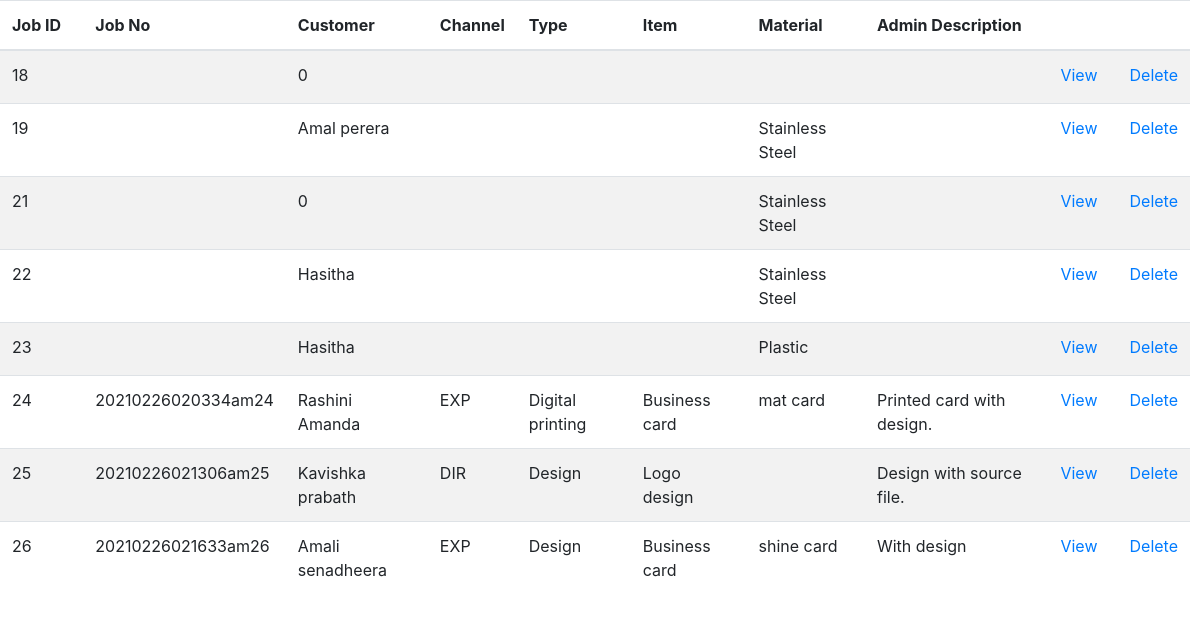
/tables/inbound_requests_table.php (signed in), run on an earlier commit of the app's database.
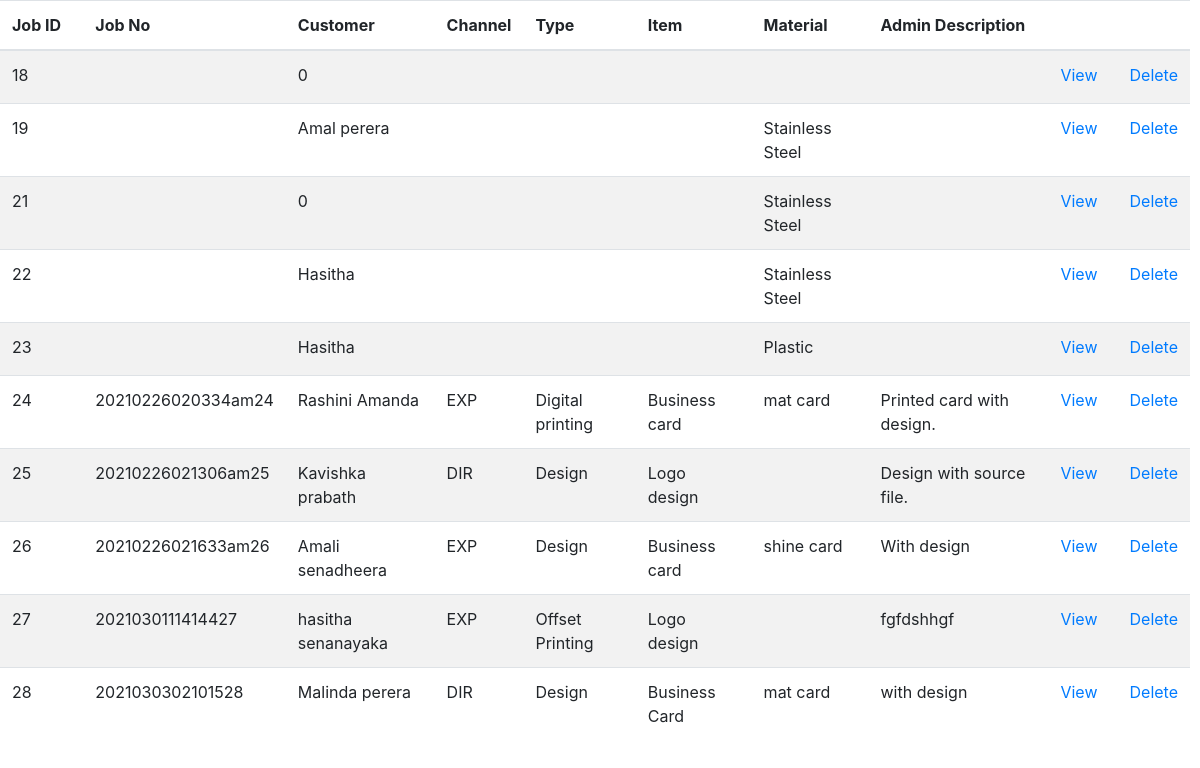
And on a later commit of the database.
### tables this page shows
CREATE TABLE `jobs` (
  `id` int(11) NOT NULL,
  `job_no` varchar(100) NOT NULL,
  `customer` varchar(400) NOT NULL,
  `channel` varchar(100) NOT NULL,
  `job_type` varchar(100) NOT NULL,
  `product` varchar(100) NOT NULL,
  `category` varchar(100) NOT NULL,
  `material` varchar(64) NOT NULL,
  `size` varchar(50) NOT NULL,
  `bind` varchar(50) NOT NULL,
  `colour` varchar(20) NOT NULL,
  `user_description` varchar(250) NOT NULL,
  `date` date NOT NULL,
  `quantity` decimal(10,2) NOT NULL,
  `budget` decimal(10,2) NOT NULL,
  `discount` decimal(10,2) NOT NULL,
  `discounted` decimal(10,2) NOT NULL,
  `ad_pay_amount` decimal(10,2) NOT NULL,
  `rest` decimal(10,2) NOT NULL,
  `admin_description` varchar(250) NOT NULL,
  `state` enum('request','design','production','reject','QA','complete','dispatch') NOT NULL,
  `accepted_by` varchar(100) NOT NULL,
  `checked_by` varchar(100) NOT NULL,
  `failed_reason` varchar(255) NOT NULL,
  `cash` decimal(10,2) NOT NULL,
  `change_amt` decimal(10,2) NOT NULL,
  `payment` decimal(10,2) NOT NULL,
  `dispatch_day` varchar(100) NOT NULL,
  `dispatch_year` varchar(10) NOT NULL,
  `dispatch_month` varchar(10) NOT NULL
);

### tables/inbound_requests_table.php (the view, shortened to what this page needs)
<!DOCTYPE html>
<html>
<head>
</head>
<body>
  <?php
   require '../include/config.php';
   $view_status ="request";
  if(isset($_POST["query"]))
  {
     $search =$_POST["query"];
     $query = "SELECT * FROM jobs WHERE state='$view_status' AND id LIKE '%".$search."%' ";
  }
  else
  {
     $query = "SELECT * FROM jobs WHERE state='$view_status'";
  }
  $result = mysqli_query($conn ,$query);
  if(mysqli_num_rows($result)>0)
  {
    ?>
 <div class="tablealign">
 <?php include('../include/head.php'); ?>
  <table id="editable_table" class="table table table-striped">
   <thead>
    <tr>
     <th>Job ID</th>
     <th>Job No</th>
     <th>Customer</th>
     <th>Channel</th>
     <th>Type</th>
     <th>Item</th>
     <th>Material</th>
     <th>Admin Description</th>
     <th></th>
     <th></th>
    </tr>
   </thead>
   <tbody>
   <?php
   while($row = mysqli_fetch_array($result))
   {
    echo '
    <tr>
     <td style="width: 7%;">'.$row["id"].'</td>
     <td>'.$row["job_no"].'</td>
     <td>'.$row["customer"].'</td>
     <td>'.$row["channel"].'</td>
     <td>'.$row["job_type"].'</td>
     <td>'.$row["product"].'</td>
     <td>'.$row["material"].'</td>
     <td>'.$row["admin_description"].'</td>
      <td><button type="button"  id="' .$row["id"].'" name="'.$row["id"].'" class="btn btn-primary btn-sm view_data" data-toggle="modal" data-target="#myModal" style="background-color: transparent; border: 0px; color: #007bff; font-size: 16px; padding-top: 0px;">View</button></td>
     <td style="width: 5%;"><a href="../controller/inbound_requests_controller?j_delete_id='.$row["id"].'" onclick="confirmation(event)">Delete</a></td>
    </tr>
     ';
   }
   ?>
   </tbody>
  </table>
</div>
   <?php
  }
  else
  {
   echo 'Data Not Found';
  }
  ?>
  </body>
  </html>

What changed in the data, as far as the page shows it:
added jobs: id "27", job_no "2021030111414427", customer "hasitha senanayaka", channel "EXP", job_type "Offset Printing", product "Logo design", admin_description "fgfdshhgf"
added jobs: id "28", job_no "2021030302101528", customer "Malinda perera", channel "DIR", job_type "Design", product "Business Card", material "mat card", admin_description "with design"
